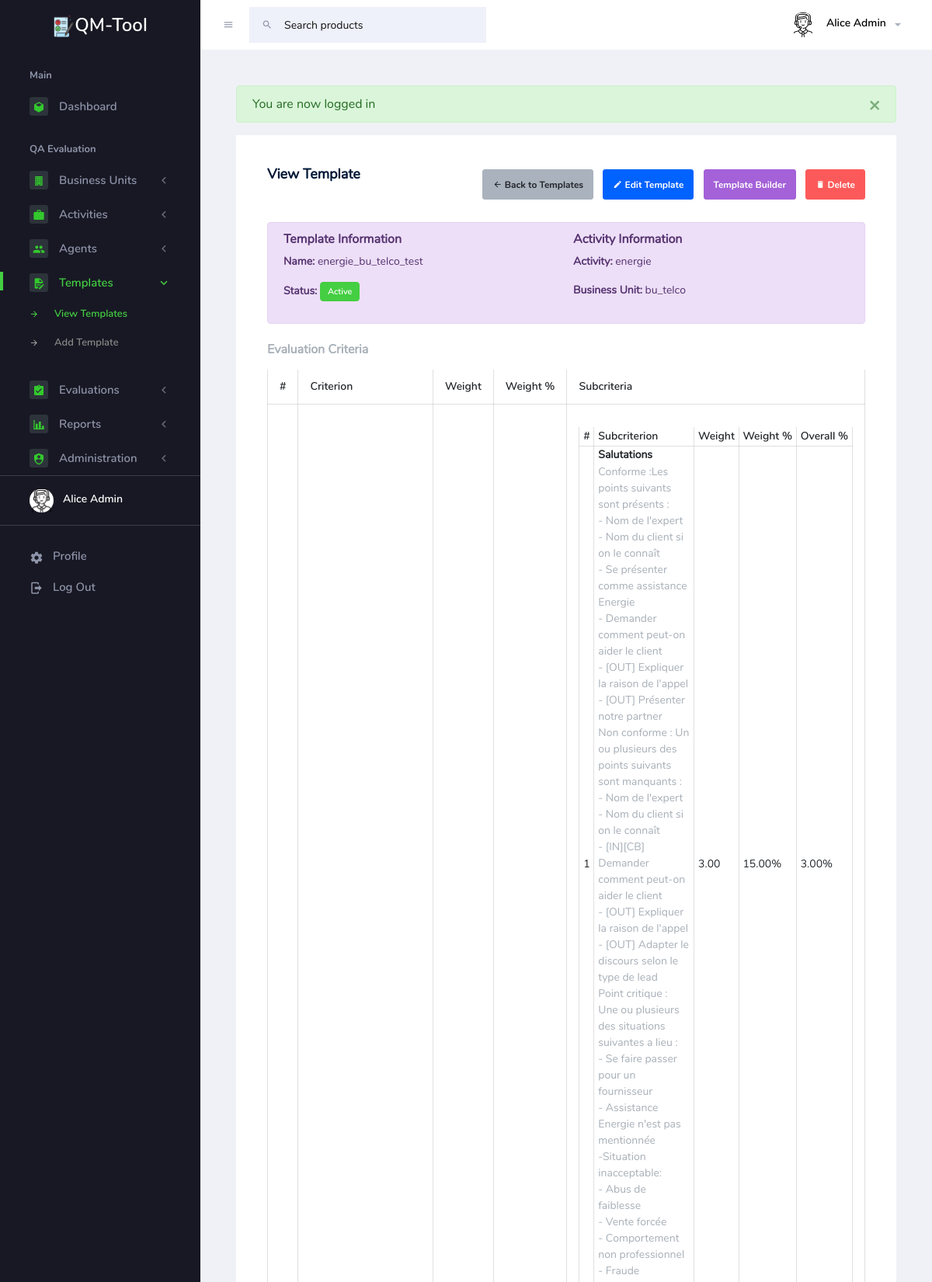
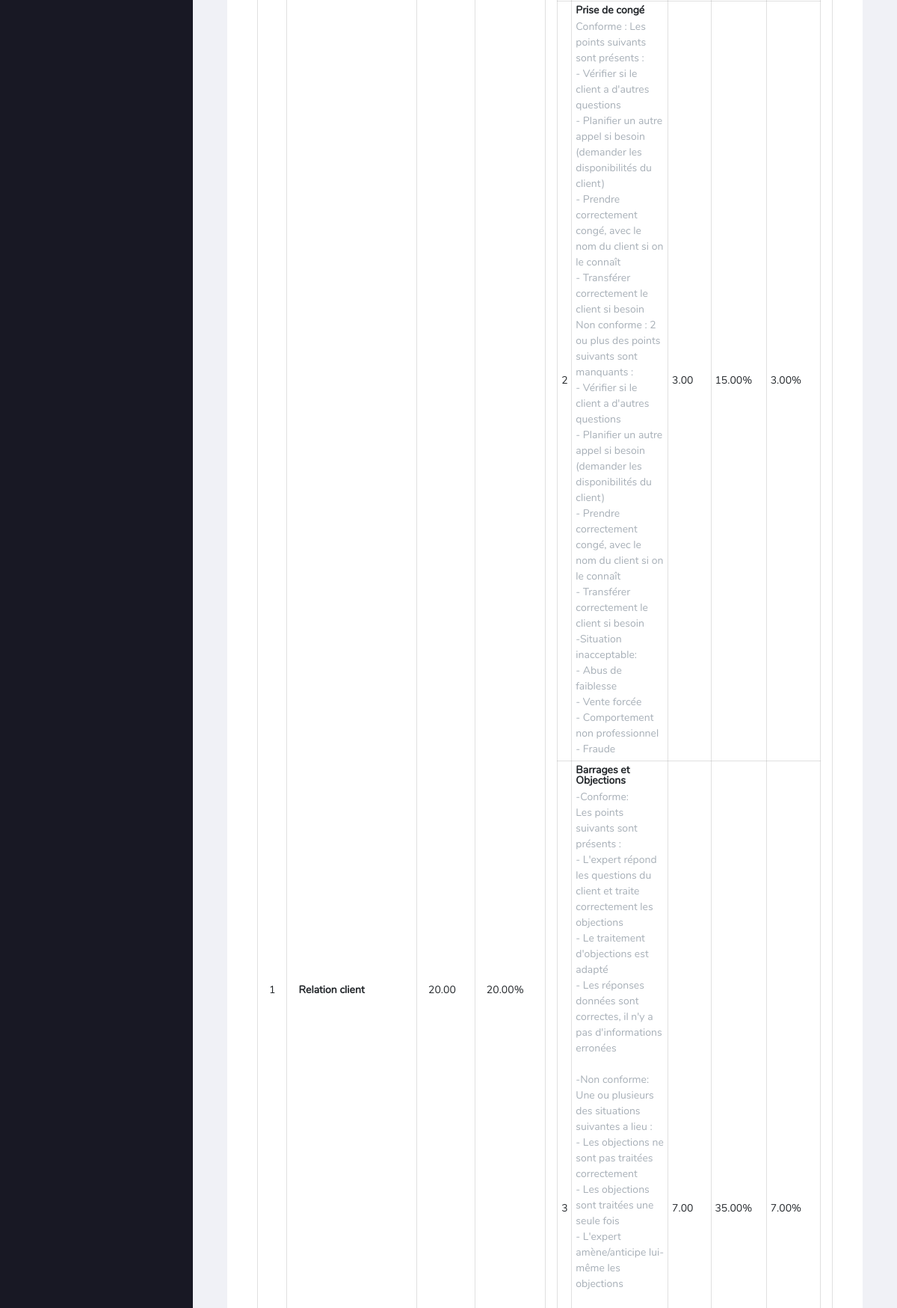
Screenshot of /evaluation_template/inspect/1 (signed in, upper part) with the database file from the repository (2 pictures, top to bottom).
### tables this page shows
CREATE TABLE `evaluation_templates` (
  `id` int(11) NOT NULL,
  `name` varchar(100) NOT NULL,
  `activity_id` int(11) NOT NULL,
  `is_active` tinyint(1) DEFAULT 1,
  `created_at` timestamp NOT NULL DEFAULT current_timestamp()
);

CREATE TABLE `activities` (
  `id` int(11) NOT NULL,
  `name` varchar(100) NOT NULL,
  `business_unit_id` int(11) NOT NULL,
  `description` text DEFAULT NULL
);

CREATE TABLE `business_units` (
  `id` int(11) NOT NULL,
  `name` varchar(100) NOT NULL,
  `description` text DEFAULT NULL
);

CREATE TABLE `evaluation_criteria` (
  `id` int(11) NOT NULL,
  `template_id` int(11) NOT NULL,
  `name` varchar(100) NOT NULL,
  `description` text DEFAULT NULL,
  `weight` decimal(5,2) DEFAULT NULL,
  `order` int(11) DEFAULT NULL
);

CREATE TABLE `evaluation_subcriteria` (
  `id` int(11) NOT NULL,
  `criteria_id` int(11) NOT NULL,
  `name` varchar(100) NOT NULL,
  `description` text DEFAULT NULL,
  `weight` decimal(5,2) DEFAULT NULL,
  `order` int(11) DEFAULT NULL
);

### app/Views/evaluation_template/view.php (the view, shortened to what the rows shown need)
<div class="row">
    <div class="col-12 grid-margin stretch-card">
        <div class="card">
            <div class="card-body">
                <div class="d-flex justify-content-between align-items-center mb-4">
                    <h4 class="card-title">View Template</h4>
                    <div>
                        <a href="<?= base_url('evaluation_template'); ?>" class="btn btn-light">
                            <i class="mdi mdi-arrow-left"></i> Back to Templates
                        </a>
                        <?php if (current_user()['role'] === 'admin'): ?>
                        <a href="<?= base_url('evaluation_template/edit/' . $template['id']); ?>" class="btn btn-primary ml-2">
                            <i class="mdi mdi-pencil"></i> Edit Template
                        </a>
                        <a href="<?= base_url('evaluation_template/builder/' . $template['id']); ?>" class="btn btn-info ml-2">
                            <i class="mdi mdi-tools"></i> Template Builder
                        </a>
                        <a href="<?= base_url('evaluation_template/delete/' . $template['id']); ?>" class="btn btn-danger ml-2" onclick="return confirm('Are you sure you want to delete this template?');">
                            <i class="mdi mdi-delete"></i> Delete
                        </a>
                        <?php endif; ?>
                    </div>
                </div>
                <div class="alert alert-info">
                    <div class="row">
                        <div class="col-md-6">
                            <h5>Template Information</h5>
                            <p><strong>Name:</strong> <?= e($template['name']); ?></p>
                            <p><strong>Status:</strong> <?= $template['is_active'] ? '<span class="badge badge-success">Active</span>' : '<span class="badge badge-secondary">Inactive</span>'; ?></p>
                        </div>
                        <div class="col-md-6">
                            <h5>Activity Information</h5>
                            <p><strong> Activity:</strong> <?= e($activity['name']); ?></p>
                            <p><strong> Business Unit:</strong> <?= e($activity['business_unit_name']); ?></p>
                        </div>
                    </div>
                </div>
                <h5 class="mt-4 mb-3">Evaluation Criteria</h5>
                <?php if (empty($template['criteria'])): ?>
                    <div class="alert alert-warning">
                        This template has no criteria. Use the Template Builder to add criteria.
                    </div>
                <?php else: ?>
                    <?php
                    $totalWeight = 0;
                    foreach ($template['criteria'] as $criterion) {
                        $totalWeight += $criterion['weight'];
                    }
                    ?>
                    <div class="table-responsive">
                        <table class="table table-bordered">
                            <thead>
                                <tr>
                                    <th width="5%">#</th>
                                    <th width="30%">Criterion</th>
                                    <th width="10%">Weight</th>
                                    <th width="10%">Weight %</th>
                                    <th width="45%">Subcriteria</th>
                                </tr>
                            </thead>
                            <tbody>
                                <?php foreach ($template['criteria'] as $index => $criterion): ?>
                                    <tr>
                                        <td><?= $index + 1; ?></td>
                                        <td>
                                            <strong><?= e($criterion['name']); ?></strong>
                                        </td>
                                        <td><?= $criterion['weight']; ?></td>
                                        <td><?= number_format(($criterion['weight'] / $totalWeight) * 100, 2); ?>%</td>
                                        <td>
                                            <?php if (empty($criterion['subcriteria'])): ?>
                                                <div class="alert alert-warning mb-0">
                                                    No subcriteria found.
                                                </div>
                                            <?php else: ?>
                                                <?php
                                                $totalSubWeight = 0;
                                                foreach ($criterion['subcriteria'] as $subcriterion) {
                                                    $totalSubWeight += $subcriterion['weight'];
                                                }
                                                ?>
                                                <div class="table-responsive">
                                                    <table class="table table-sm table-bordered mb-0">
                                                        <thead>
                                                            <tr>
                                                                <th width="5%">#</th>
                                                                <th width="50%">Subcriterion</th>
                                                                <th width="15%">Weight</th>
                                                                <th width="15%">Weight %</th>
                                                                <th width="15%">Overall %</th>
                                                            </tr>
                                                        </thead>
                                                        <tbody>
                                                            <?php foreach ($criterion['subcriteria'] as $subIndex => $subcriterion): ?>
                                                                <tr>
                                                                    <td><?= $subIndex + 1; ?></td>
                                                                    <td>
                                                                        <strong><?= e($subcriterion['name']); ?></strong>
                                                                        <?php if (!empty($subcriterion['description'])): ?>
                                                                            <p class="text-muted mb-0 mt-1"><?= e($subcriterion['description']); ?></p>
                                                                        <?php endif; ?>
                                                                    </td>
                                                                    <td><?= $subcriterion['weight']; ?></td>
                                                                    <td><?= number_format(($subcriterion['weight'] / $totalSubWeight) * 100, 2); ?>%</td>
                                                                    <td><?= number_format(($subcriterion['weight'] / $totalSubWeight) * ($criterion['weight'] / $totalWeight) * 100, 2); ?>%</td>
                                                                </tr>
                                                            <?php endforeach; ?>
                                                        </tbody>
                                                    </table>
                                                </div>
                                            <?php endif; ?>
                                        </td>
                                    </tr>
                                <?php endforeach; ?>
                            </tbody>
                        </table>
                    </div>
                <?php endif; ?>
            </div>
        </div>
    </div>
</div>

### rows the page displays
evaluation_templates: name "energie_bu_telco_test"
activities: name "energie", business_unit.name "bu_telco"
evaluation_criteria: name "Relation client", weight "20.00", ($criterion['weight']/$totalWeight)*100 "20.00"
evaluation_subcriteria: name "Salutations", description "Conforme :Les points suivants sont présents : - Nom de l'expert - Nom du client si on le connaît - Se présenter comme assistance Energie - Demander comment peut-on aider le client - [OUT] Expliquer la raison de l'appel - [OUT] Présenter notre partner Non conforme : Un ou plusieurs des points suivants sont manquants : - Nom de l'expert - Nom du client si on le connaît - [IN][CB] Demander comment peut-on aider le client - [OUT] Expliquer la raison de l'appel - [OUT] Adapter le discours selon le type de lead Point critique : Une ou plusieurs des situations suivantes a lieu : - Se faire passer pour un fournisseur - Assistance Energie n'est pas mentionnée -Situation inacceptable: - Abus de…", weight "3.00", ($subcriterion['weight']/$totalSubWeight)*100 "15.00"
evaluation_subcriteria: name "Prise de congé", description "Conforme : Les points suivants sont présents : - Vérifier si le client a d'autres questions - Planifier un autre appel si besoin (demander les disponibilités du client) - Prendre correctement congé, avec le nom du client si on le connaît - Transférer correctement le client si besoin Non conforme : 2 ou plus des points suivants sont manquants : - Vérifier si le client a d'autres questions - Planifier un autre appel si besoin (demander les disponibilités du client) - Prendre correctement congé, avec le nom du client si on le connaît - Transférer correctement le client si besoin -Situation inacceptable: - Abus de faiblesse - Vente forcée - Comportement non professionnel - Fraude", weight "3.00", ($subcriterion['weight']/$totalSubWeight)*100 "15.00"
evaluation_subcriteria: name "Barrages et Objections", weight "7.00", ($subcriterion['weight']/$totalSubWeight)*100 "35.00"

### other values shown
current_user()['name'] "Alice Admin"
$flash['message'] "You are now logged in"
